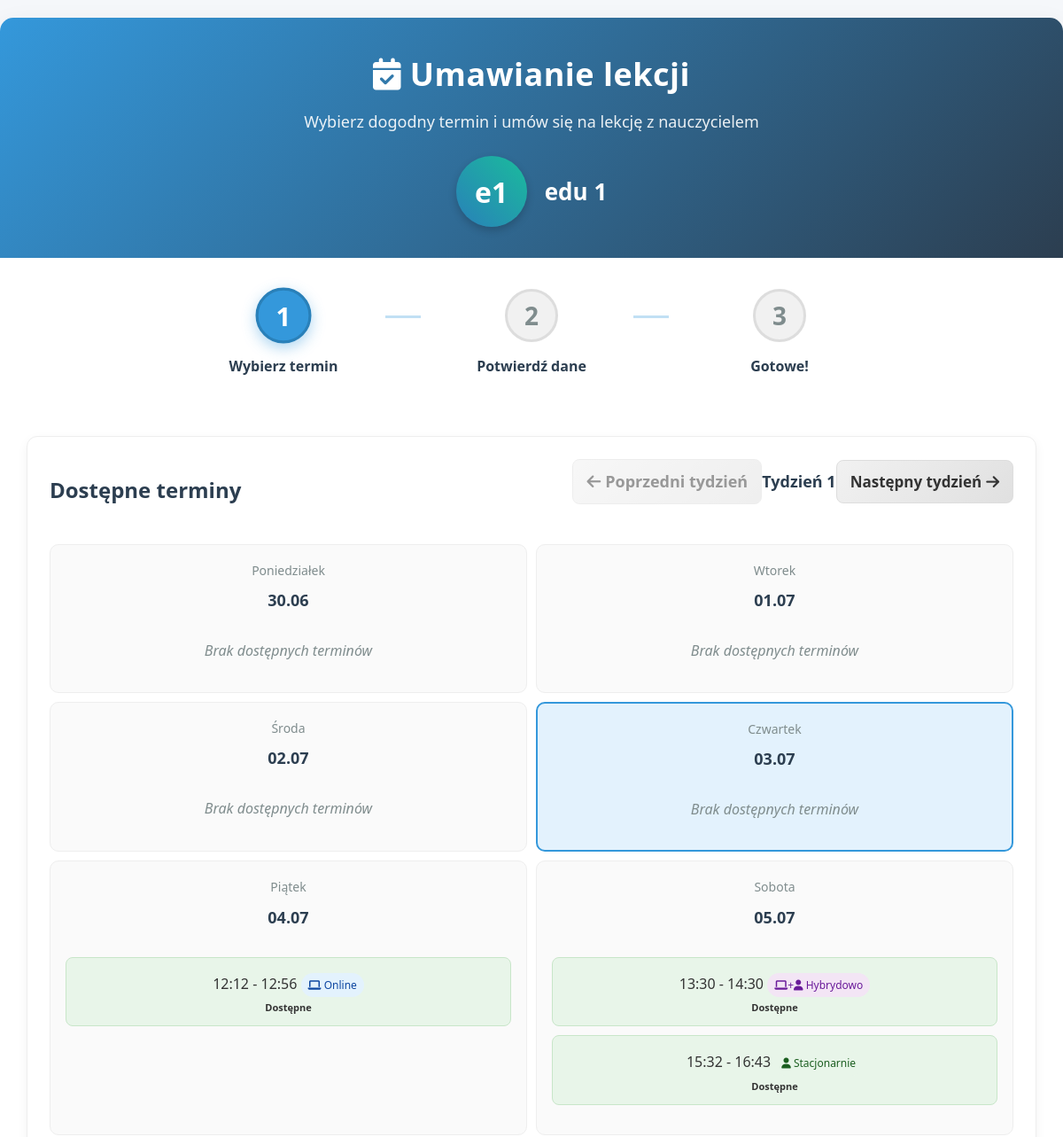
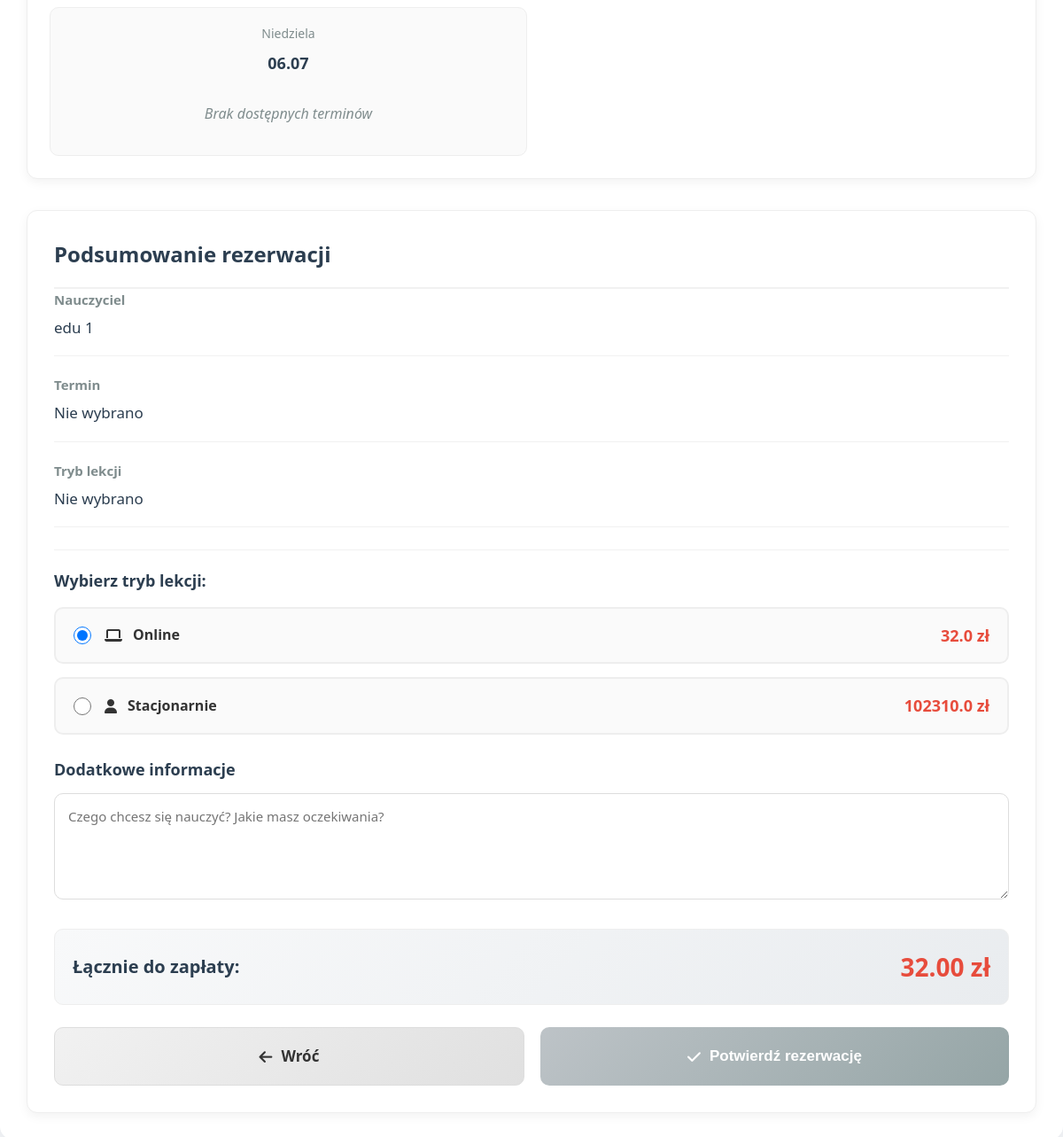
/book_teacher/3 (signed in), run on the app's committed database (2 pictures, top to bottom).
### tables this page shows
CREATE TABLE users (
                id INTEGER PRIMARY KEY AUTOINCREMENT,
                username TEXT UNIQUE NOT NULL,
                email TEXT UNIQUE NOT NULL,
                hash TEXT NOT NULL,
                role INTEGER DEFAULT 0,
                voivodeship TEXT,
                regional_teacher_id INTEGER,
                first_name TEXT,
                last_name TEXT,
                phone TEXT,
                school TEXT,
                subjects TEXT,
                experience_years INTEGER,
                bio TEXT,
                profile_picture TEXT,
                created_at TIMESTAMP DEFAULT CURRENT_TIMESTAMP,
                is_online INTEGER DEFAULT 0,
                last_online TIMESTAMP,
                teaching_modes TEXT DEFAULT 'online',
                availability_hours INTEGER DEFAULT 8,
                parental_email TEXT,
                password_setup_token TEXT,
                token_expiry TIMESTAMP,
                password_reset_token TEXT,
                password_reset_expiry TIMESTAMP,
                tmethod TEXT DEFAULT 'default_method'
            );

CREATE TABLE teacher_availability (
                id INTEGER PRIMARY KEY AUTOINCREMENT,
                teacher_id INTEGER NOT NULL,
                day_of_week INTEGER NOT NULL,
                start_time TEXT NOT NULL,
                end_time TEXT NOT NULL,
                is_available INTEGER NOT NULL DEFAULT 1,
                teaching_mode TEXT NOT NULL,
                created_at TIMESTAMP DEFAULT CURRENT_TIMESTAMP,
                updated_at TIMESTAMP DEFAULT CURRENT_TIMESTAMP,
                FOREIGN KEY (teacher_id) REFERENCES users (id)
            );

CREATE TABLE teacher_pricing (
                teacher_id INTEGER PRIMARY KEY,
                price_online REAL NOT NULL DEFAULT 80.0,
                price_in_person REAL NOT NULL DEFAULT 100.0,
                updated_at TIMESTAMP DEFAULT CURRENT_TIMESTAMP,
                FOREIGN KEY (teacher_id) REFERENCES users (id)
            );

### app.py (the view, shortened to what this page needs)
@app.route("/book_teacher/<int:teacher_id>", methods=["GET", "POST"])
def book_teacher(teacher_id):
    if "user_id" not in session:
        flash("Musisz być zalogowany, aby umawiać lekcje", "error")
        return redirect(url_for("login"))
    student_id = session["user_id"]
    db = get_db()
    week_offset = request.args.get('week_offset', 0, type=int)
    week_offset = max(0, min(1, week_offset))
    today = datetime.now().date()
    start_of_week = today - timedelta(days=today.weekday()) + timedelta(weeks=week_offset)
    week_dates = [start_of_week + timedelta(days=i) for i in range(14)]
    teacher = db.execute("""
        SELECT id, first_name, last_name, teaching_modes
        FROM users
        WHERE id = ? AND role IN (?, ?)
    """, (teacher_id, ROLE_TEACHER, ROLE_REGIONAL_TEACHER)).fetchone()
    if not teacher:
        flash("Nauczyciel nie istnieje", "error")
        return redirect(url_for("index"))
    teacher = row_to_dict(teacher)
    pricing = db.execute("""
        SELECT price_online, price_in_person
        FROM teacher_pricing
        WHERE teacher_id = ?
    """, (teacher_id,)).fetchone()
    if not pricing:
        pricing = {"price_online": 80.0, "price_in_person": 100.0}
    availability_rows = db.execute("""
        SELECT day_of_week, start_time, end_time, is_available, teaching_mode
        FROM teacher_availability
        WHERE teacher_id = ? AND is_available = 1
    """, (teacher_id,)).fetchall()
    availability_blocks = {}
    for row in availability_rows:
        day = row['day_of_week']
        if day not in availability_blocks:
            availability_blocks[day] = []
        start_time = normalize_time(row['start_time'])
        end_time = normalize_time(row['end_time'])
        time_slot = f"{start_time} - {end_time}"
        availability_blocks[day].append({
            "start": start_time,
            "end": end_time,
            "mode": row['teaching_mode'],
            "time_slot": time_slot
        })
    booked_slots = {}
    if week_dates:
        start_date = week_dates[0].strftime("%Y-%m-%d")
        end_date = week_dates[-1].strftime("%Y-%m-%d")
        booking_rows = db.execute("""
            SELECT booking_date, time_slot
            FROM bookings
            WHERE teacher_id = ?
              AND status NOT IN ('cancelled', 'odwolana')
              AND booking_date BETWEEN ? AND ?
        """, (teacher_id, start_date, end_date)).fetchall()
        for row in booking_rows:
            date_str = row['booking_date']
            if date_str not in booked_slots:
                booked_slots[date_str] = set()
            normalized_slot = normalize_time_slot(row['time_slot'])
            booked_slots[date_str].add(normalized_slot)
    return render_template("book_teacher.html",
                           teacher=teacher,
                           availability_blocks=availability_blocks,
                           booked_slots=booked_slots,
                           teaching_modes=TEACHING_MODES,
                           pricing=pricing,
                           timedelta=timedelta,
                           week_dates=week_dates,
                           week_offset=week_offset)

### app.py (called while the page is built)
def get_db():
    db = getattr(g, '_database', None)
    if db is None:
        db = g._database = sqlite3.connect(DATABASE)
        db.row_factory = sqlite3.Row
    return db

def normalize_time(time_str):
    try:
        t = datetime.strptime(time_str, '%H:%M')
        return t.strftime('%H:%M')
    except:
        return time_str

def normalize_time_slot(time_slot):
    parts = time_slot.split(' - ')
    if len(parts) != 2:
        return time_slot
    start = normalize_time(parts[0].strip())
    end = normalize_time(parts[1].strip())
    return f"{start} - {end}"

@app.teardown_appcontext
def close_connection(exception):
    db = getattr(g, '_database', None)
    if db is not None:
        db.close()

def row_to_dict(row):
    return dict(row) if row else None

@app.context_processor
def utility_processor():
    return dict(
        get_day_name=get_day_name,
        get_role_name=get_role_name,
        datetime=datetime,
        timedelta=timedelta,
        format_time_slot=format_time_slot
    )

### templates/book_teacher.html (shortened to what this page needs)
<!DOCTYPE html>
<html lang="pl">
<head>
    <link rel="stylesheet" href="https://cdnjs.cloudflare.com/ajax/libs/font-awesome/6.4.0/css/all.min.css">
</head>
<body>
    <div class="booking-container">
        <div class="booking-header">
            <h1><i class="fas fa-calendar-check"></i> Umawianie lekcji</h1>
            <p>Wybierz dogodny termin i umów się na lekcję z nauczycielem</p>
            <div class="teacher-info">
                <div class="teacher-avatar">
                    {{ teacher.first_name[0] }}{{ teacher.last_name[0] }}
                </div>
                <div class="teacher-name">
                    {{ teacher.first_name }} {{ teacher.last_name }}
                </div>
            </div>
        </div>
        <div class="booking-steps">
            <div class="step active">
                <div class="step-number">1</div>
                <div class="step-title">Wybierz termin</div>
            </div>
            <div class="step">
                <div class="step-number">2</div>
                <div class="step-title">Potwierdź dane</div>
            </div>
            <div class="step">
                <div class="step-number">3</div>
                <div class="step-title">Gotowe!</div>
            </div>
        </div>
        <form method="POST" action="{{ url_for('book_teacher', teacher_id=teacher.id, week_offset=week_offset) }}" id="bookingForm">
            <div class="booking-content">
                <div class="calendar-container">
                    <div class="calendar-header">
                        <h2 class="calendar-title">Dostępne terminy</h2>
                        <div class="week-navigation">
                            {% if week_offset == 0 %}
                                <span class="btn disabled">
                                    <i class="fas fa-arrow-left"></i> Poprzedni tydzień
                                </span>
                            {% else %}
                                <a href="{{ url_for('book_teacher', teacher_id=teacher.id, week_offset=week_offset-1) }}" class="btn">
                                    <i class="fas fa-arrow-left"></i> Poprzedni tydzień
                                </a>
                            {% endif %}
                            <span>Tydzień {{ week_offset + 1 }}</span>
                            {% if week_offset == 1 %}
                                <span class="btn disabled">
                                    Następny tydzień <i class="fas fa-arrow-right"></i>
                                </span>
                            {% else %}
                                <a href="{{ url_for('book_teacher', teacher_id=teacher.id, week_offset=week_offset+1) }}" class="btn">
                                    Następny tydzień <i class="fas fa-arrow-right"></i>
                                </a>
                            {% endif %}
                        </div>
                    </div>
                    <div class="calendar-grid">
                        <div class="week-row">
                            {% for day_date in week_dates[:7] %}
                            <div class="calendar-day {% if day_date == datetime.now().date() %}current-day{% endif %}" data-full-date="{{ day_date.strftime('%Y-%m-%d') }}">
                                <div class="day-name">{{ ['Poniedziałek', 'Wtorek', 'Środa', 'Czwartek', 'Piątek', 'Sobota', 'Niedziela'][loop.index0] }}</div>
                                <div class="day-date">
                                    {{ day_date.strftime('%d.%m') }}
                                </div>
                                <div class="time-slots">
                                    {% set day_of_week = loop.index0 %}
                                    {% set day_date_str = day_date.strftime('%Y-%m-%d') %}
                                    {% if day_of_week in availability_blocks %}
                                        {% for block in availability_blocks[day_of_week] %}
                                            {% set time_slot = block.time_slot %}
                                            {% set normalized_slot = time_slot | replace(' ', '') | replace(':', '') | lower %}
                                            {% set is_booked = false %}
                                            {% if day_date_str in booked_slots and normalized_slot in booked_slots[day_date_str] %}
                                                {% set is_booked = true %}
                                            {% endif %}
                                            <div class="time-block
                                                        {% if is_booked %}booked{% else %}available{% endif %}"
                                                 data-day="{{ day_of_week }}"
                                                 data-slot="{{ time_slot }}"
                                                 data-mode="{{ block.mode }}"
                                                 {% if is_booked %}title="Ten termin jest już zajęty"{% endif %}>
                                                {{ time_slot }}
                                                <div class="mode-indicator {{ block.mode }}">
                                                    {% if block.mode == 'online' %}
                                                        <i class="fas fa-laptop"></i> Online
                                                    {% elif block.mode == 'in_person' %}
                                                        <i class="fas fa-user"></i> Stacjonarnie
                                                    {% elif block.mode == 'hybrid' %}
                                                        <i class="fas fa-laptop"></i>+<i class="fas fa-user"></i> Hybrydowo
                                                    {% else %}
                                                        <i class="fas fa-laptop"></i>+<i class="fas fa-user"></i> Oba
                                                    {% endif %}
                                                </div>
                                                <div class="slot-status">
                                                    {% if is_booked %}
                                                        <span>Zajęte</span>
                                                    {% else %}
                                                        Dostępne
                                                    {% endif %}
                                                </div>
                                            </div>
                                        {% endfor %}
                                    {% else %}
                                        <div class="no-availability">
                                            Brak dostępnych terminów
                                        </div>
                                    {% endif %}
                                </div>
                            </div>
                            {% endfor %}
                        </div>
                    </div>
                </div>
                <div class="booking-summary">
                    <h3 class="summary-title">Podsumowanie rezerwacji</h3>
                    <div class="summary-item">
                        <div class="item-label">Nauczyciel</div>
                        <div class="item-value">{{ teacher.first_name }} {{ teacher.last_name }}</div>
                    </div>
                    <div class="summary-item">
                        <div class="item-label">Termin</div>
                        <div class="item-value" id="selectedDateTime">Nie wybrano</div>
                    </div>
                    <div class="summary-item">
                        <div class="item-label">Tryb lekcji</div>
                        <div class="item-value" id="selectedLessonMode">Nie wybrano</div>
                    </div>
                    <div class="mode-selector">
                        <div class="mode-title">Wybierz tryb lekcji:</div>
                        <div class="mode-options">
                            <label class="mode-option" id="onlineOption">
                                <input type="radio" name="lesson_mode" value="online" checked>
                                <div class="mode-info">
                                    <i class="fas fa-laptop"></i>
                                    <span>Online</span>
                                </div>
                                <div class="mode-price">{{ pricing.price_online }} zł</div>
                            </label>
                            <label class="mode-option" id="inPersonOption">
                                <input type="radio" name="lesson_mode" value="in_person">
                                <div class="mode-info">
                                    <i class="fas fa-user"></i>
                                    <span>Stacjonarnie</span>
                                </div>
                                <div class="mode-price">{{ pricing.price_in_person }} zł</div>
                            </label>
                        </div>
                    </div>
                    <div class="notes-section">
                        <div class="notes-title">Dodatkowe informacje</div>
                        <textarea name="notes" class="notes-input" placeholder="Czego chcesz się nauczyć? Jakie masz oczekiwania?"></textarea>
                    </div>
                    <div class="total-price">
                        <div class="price-label">Łącznie do zapłaty:</div>
                        <div class="price-value" id="totalPrice">0 zł</div>
                    </div>
                    <div class="booking-actions">
                        <a href="{{ url_for('teacher_profile', teacher_id=teacher.id) }}" class="btn btn-secondary">
                            <i class="fas fa-arrow-left"></i> Wróć
                        </a>
                        <button type="submit" class="btn btn-primary" id="confirmButton" disabled>
                            <i class="fas fa-check"></i> Potwierdź rezerwację
                        </button>
                    </div>
                </div>
            </div>
        </form>
    </div>
</body>
</html>

### data on the page
users: first_name "e", last_name "1", first_name "edu"
teacher_availability: time_slot "12:12 - 12:56", teaching_mode "online" (drawn)
teacher_availability: time_slot "13:30 - 14:30", teaching_mode "hybrid" (drawn)
teacher_availability: time_slot "15:32 - 16:43", teaching_mode "in_person" (drawn)
teacher_pricing: price_online "32.0", price_in_person "102310.0"

### other printed values
{{ week_offset + 1 }} "1"
{{ day_date.strftime('%d.%m') }} "30.06" "01.07" "02.07" "03.07" "04.07" "05.07" "06.07"
